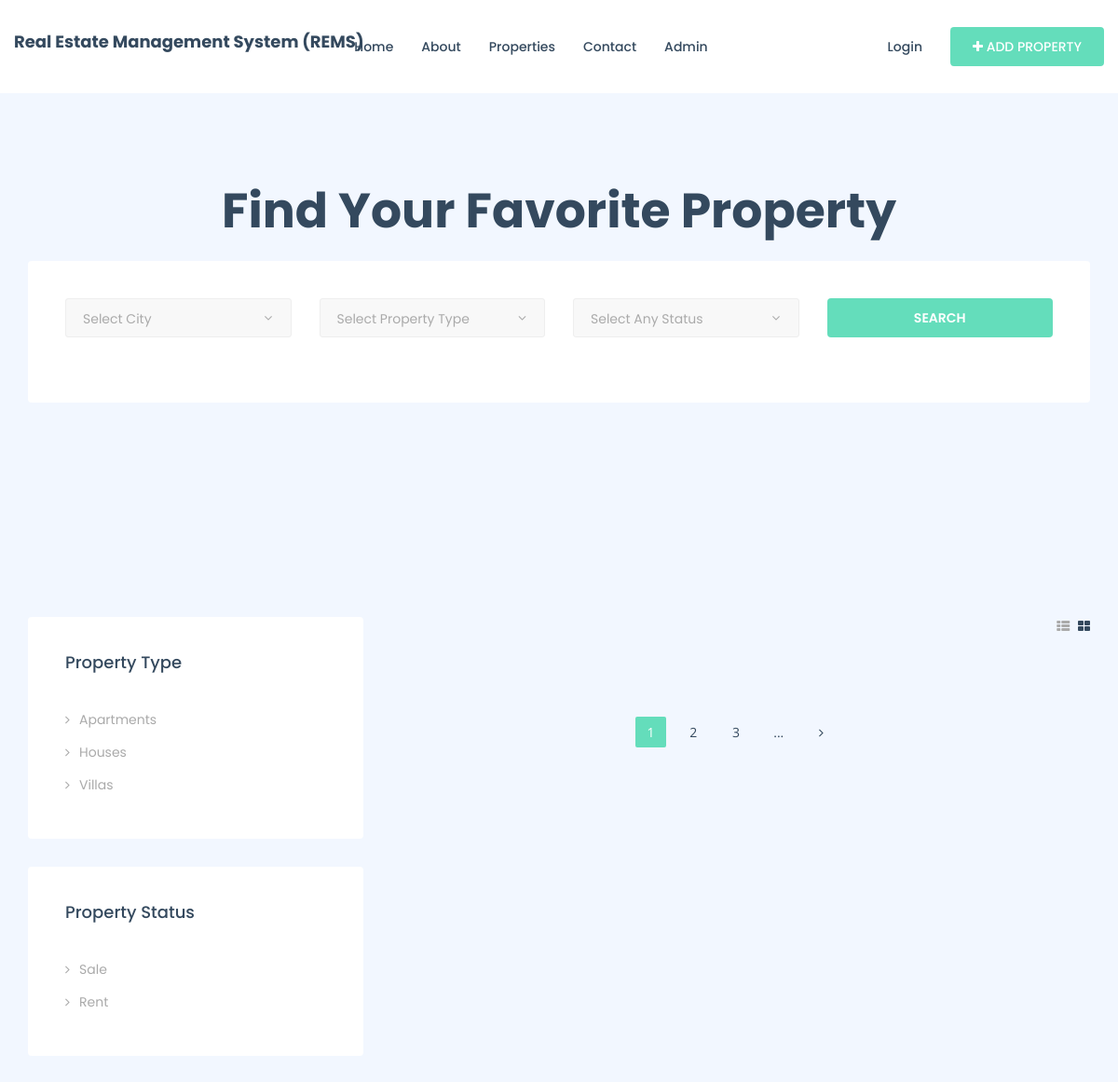
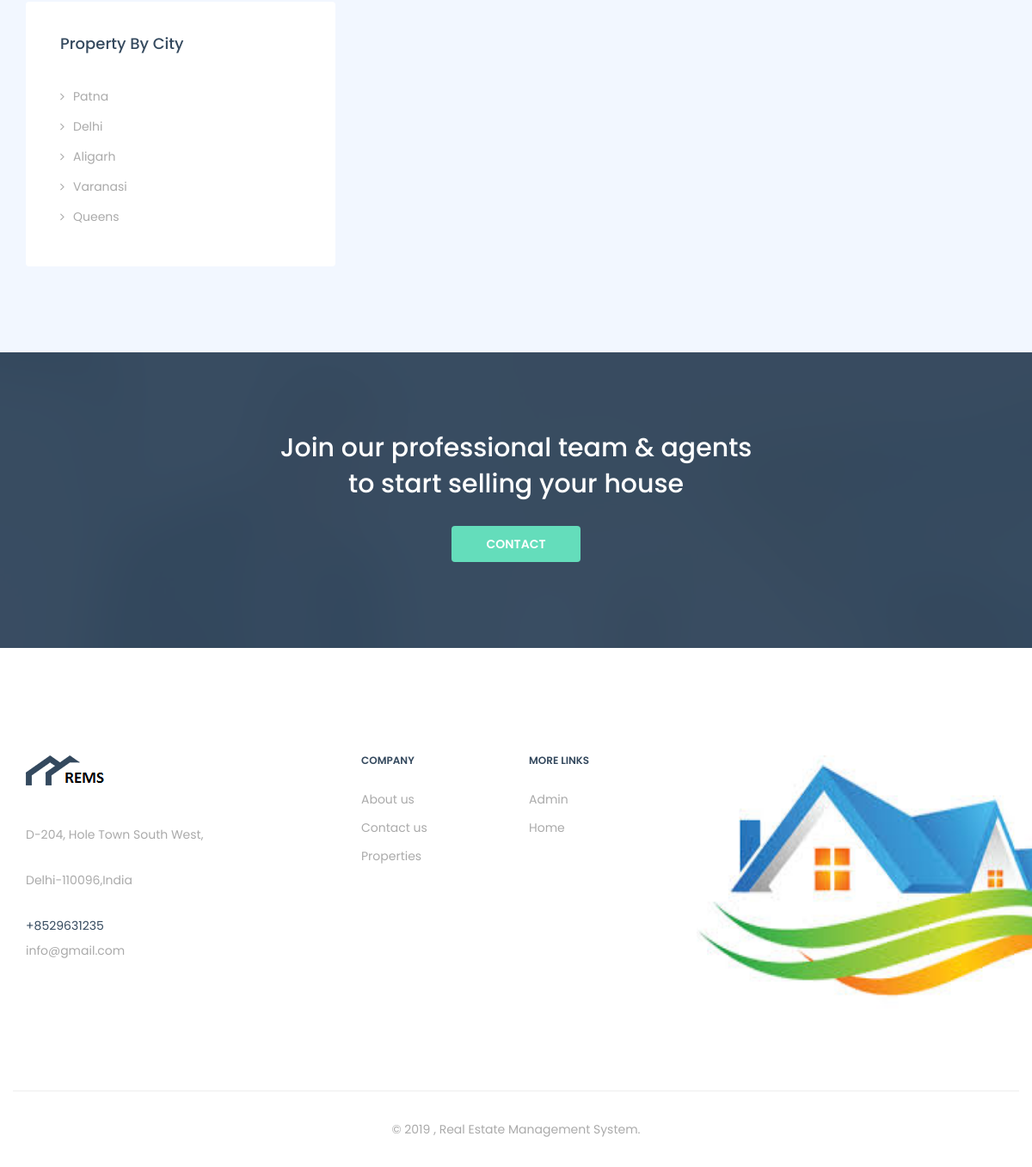
Screenshot of /rems/citywise-property-detail.php with the database file from the repository (2 pictures, top to bottom).
### tables this page shows
CREATE TABLE `tblpage` (
  `ID` int(10) NOT NULL,
  `PageType` varchar(120) DEFAULT NULL,
  `PageTitle` mediumtext DEFAULT NULL,
  `PageDescription` mediumtext DEFAULT NULL,
  `Email` varchar(120) DEFAULT NULL,
  `MobileNumber` bigint(10) DEFAULT NULL,
  `UpdationDate` timestamp NULL DEFAULT NULL ON UPDATE current_timestamp()
);

### rems/includes/header-search.php (the view, shortened to what this page needs)
<section>
          <div class="container">
              <div class="row">
                  <div class="col-xs-12 col-sm-12 col-md-12">
                      <div class="slider--content">
                          <div class="text-center">
                              <h1>Find Your Favorite Property</h1>
                          </div>
                          <form class="mb-0" method="post" name="search" action="property-search.php">
                              <div class="form-box search-properties">
                                  <div class="row">
                                      <div class="col-xs-12 col-sm-6 col-md-3">
                                          <div class="form-group">
                                              <div class="select--box">
                                                  <i class="fa fa-angle-down"></i>
                                                  <select name="city" id="city">
                                      <option value="">Select City</option>
                                  </select>
                                              </div>
                                          </div>
                                      </div>
                                      <div class="col-xs-12 col-sm-6 col-md-3">
                                          <div class="form-group">
                                              <div class="select--box">
                                                  <i class="fa fa-angle-down"></i>
                                                  <select name="type" id="type" required="true">
                                      <option value="">Select Property Type</option>
                                  </select>
                                              </div>
                                          </div>
                                      </div>
                                      <div class="col-xs-12 col-sm-6 col-md-3">
                                          <div class="form-group">
                                              <div class="select--box">
                                                  <i class="fa fa-angle-down"></i>
                                                  <select name="status" id="status" required="true">
                                      <option value="">Select Any Status</option>
                                  </select>
                                              </div>
                                          </div>
                                      </div>
                                      <div class="col-xs-12 col-sm-6 col-md-3">
                                          <input type="submit" value="Search" name="search" class="btn btn--primary btn--block">
                                      </div>
                                  </div>
                              </div>
                          </form>
                      </div>
                  </div>
              </div>
          </div>
      </section>

### rems/includes/footer.php (shortened to what this page needs)
 <?php
include('includes/dbconnection.php');
?>
 <footer id="footer" class="footer footer-1 bg-white">
            <div class="footer-widget">
                <div class="container">
                    <div class="row">
                        <div class="col-xs-12 col-sm-6 col-md-3 widget--about">
                            <div class="widget--content">
                                <?php
$ret=mysqli_query($con,"select * from tblpage where PageType='contactus'");
while ($row=mysqli_fetch_array($ret)) {
?>
                                <div class="footer--logo">
                                    <img src="assets/images/logo/logo-dark3.png" alt="logo">
                                </div>
                                <p><?php  echo $row['PageDescription'];?></p>
                                <div class="footer--contact">
                                    <ul class="list-unstyled mb-0">
                                        <li>+<?php  echo $row['MobileNumber'];?></li>
                                        <li> <p><?php  echo $row['Email'];?></p></li>
                                    </ul>
                                </div>
                            </div>
                            <?php } ?>
                        </div>
                        <div class="col-xs-12 col-sm-3 col-md-2 col-md-offset-1 widget--links">
                            <div class="widget--title">
                                <h5>Company</h5>
                            </div>
                            <div class="widget--content">
                                <ul class="list-unstyled mb-0">
                                    <li><a href="about.php">About us</a></li>
                                    <li><a href="contact.php">Contact us</a></li>
                                   <li><a href="properties-grid.php">Properties</a></li>
                                </ul>
                            </div>
                        </div>
                        <div class="col-xs-12 col-sm-3 col-md-2 widget--links">
                            <div class="widget--title">
                                <h5>More Links</h5>
                            </div>
                            <div class="widget--content">
                                <ul class="list-unstyled mb-0">
                                    <li><a href="admin/login.php">Admin</a></li>
                                    <li><a href="index.php">Home</a></li>
                                </ul>
                            </div>
                        </div>
                        <div class="col-xs-12 col-sm-12 col-md-4 widget--newsletter">
                            <img src="assets/images/about/download.jpg" width="500" height="300" alt="logo">
                        </div>
                    </div>
                </div>
            </div>
            <div class="footer--copyright text-center">
                <div class="container">
                    <div class="row footer--bar">
                        <div class="col-xs-12 col-sm-12 col-md-12">
                            <span>© 2019 , Real Estate Management System.</span>
                        </div>
                    </div>
                </div>
            </div>
        </footer>

### rows the page displays
tblpage: PageDescription "D-204, Hole Town South West, Delhi-110096,India", MobileNumber "8529631235", Email "info@gmail.com"

### other values shown
$row3['Type'] "Apartments"
$row3['Type'] "Houses"
$row3['Type'] "Villas"
$row4['Status'] "Sale"
$row4['Status'] "Rent"
$row5['City'] "Patna"
$row5['City'] "Delhi"
$row5['City'] "Aligarh"
$row5['City'] "Varanasi"
$row5['City'] "Queens"
